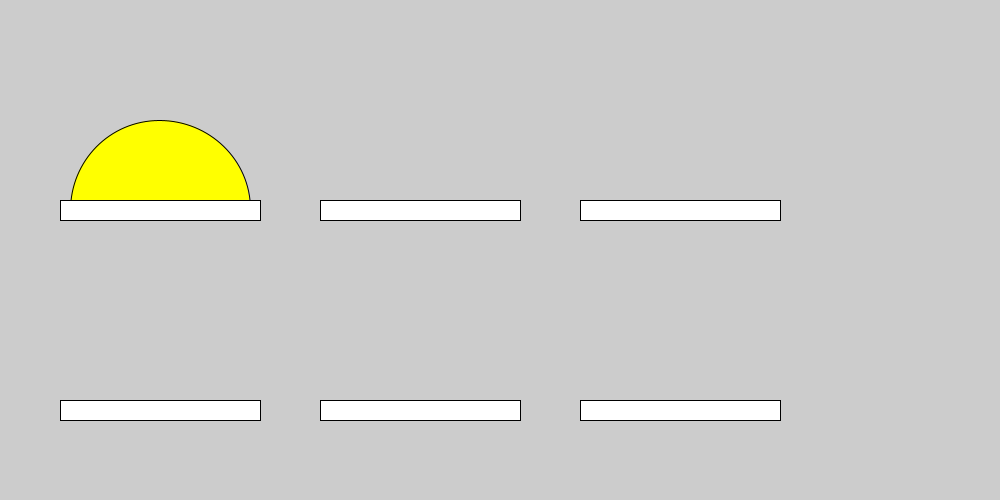
Frame 1 (no input)
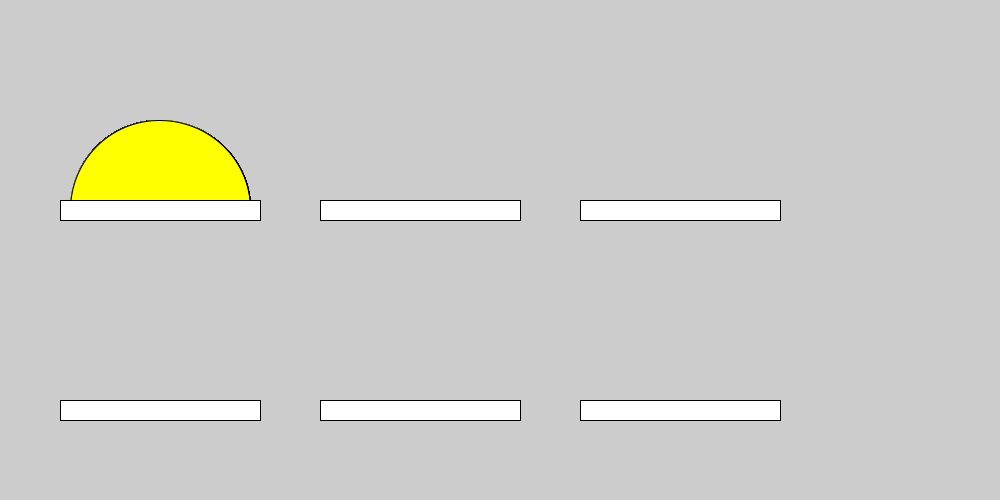
Frame 60 (the mouse pressed at the canvas centre just before this capture)
Frame 120 (the mouse held since frame 60 and released just before this capture): identical to frame 60, image omitted

The Processing sketch that drew these frames (run headless with seeded random() and noise(); from frame 60 on, the mouse is pressed at the canvas centre):

// Processing sketch: sketch_13_14_kadai5
// ── sketch_13_14_kadai5.pde
void mouseHit() {
  println("いた ( >_< )");
}

void setup() {
  size(1000,500);
}

void draw() {
  if (mousePressed == true) {
    println("mouse is pressed",mouseX,mouseY);
    //マウスが押されているなら      文と座標を表示
    if(60 < mouseX && mouseX < 260 && 100 < mouseY && mouseY < 200){
      //そのマウスが半円の位置なら
      background(204);
      //消す
      mouseHit();
    }
  }
  else {
    //推されてないならまた描画
    fill(255,255,0);          //黄色で塗る
    arc(160,210,180,180,PI,TWO_PI);//半円を描画
  }
  int y=200;
  for (int i=0; i<2; i++) {  //2段作る   
    int x = 60;                    //左から四角の表示を始める
    for(int j=0; j<3; j++) {  //3個四角を作る
      fill(255);
      rect(x + 200*j,y,200,20);
      x += 60;                    //60ずつ間隔をあける
    }  
    y += y;                      //2段目の位置まで下げる
  }
}
